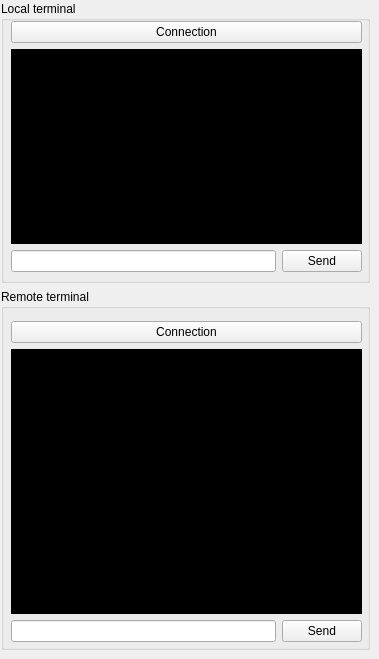
          <widget class="QWidget" name="tab_2">
           <attribute name="title">
            <string>Terminal</string>
           </attribute>
           <widget class="QGroupBox" name="groupBox_5">
            <property name="geometry">
             <rect>
              <x>1</x>
              <y>1</y>
              <width>369</width>
              <height>282</height>
             </rect>
            </property>
            <property name="title">
             <string>Local terminal</string>
            </property>
            <widget class="QWidget" name="layoutWidget_3">
             <property name="geometry">
              <rect>
               <x>10</x>
               <y>20</y>
               <width>351</width>
               <height>251</height>
              </rect>
             </property>
             <layout class="QVBoxLayout" name="verticalLayout_7">
              <item>
               <widget class="QPushButton" name="pushButton_22">
                <property name="text">
                 <string>Connection</string>
                </property>
               </widget>
              </item>
              <item>
               <widget class="QTextEdit" name="textEdit">
                <property name="styleSheet">
                 <string notr="true">background-color:rgb(0, 0, 0);
color:rgb(238, 238, 236);</string>
                </property>
               </widget>
              </item>
              <item>
               <layout class="QHBoxLayout" name="horizontalLayout_10">
                <item>
                 <widget class="QLineEdit" name="lineEdit_6"/>
                </item>
                <item>
                 <widget class="QPushButton" name="pushButton_19">
                  <property name="text">
                   <string>Send</string>
                  </property>
                 </widget>
                </item>
               </layout>
              </item>
             </layout>
            </widget>
           </widget>
           <widget class="QGroupBox" name="groupBox_7">
            <property name="geometry">
             <rect>
              <x>1</x>
              <y>289</y>
              <width>369</width>
              <height>361</height>
             </rect>
            </property>
            <property name="toolTip">
             <string extracomment="Need to configure password-free login. And set the connection comand in the settings"/>
            </property>
            <property name="title">
             <string>Remote terminal</string>
            </property>
            <widget class="QWidget" name="layoutWidget_4">
             <property name="geometry">
              <rect>
               <x>10</x>
               <y>32</y>
               <width>351</width>
               <height>321</height>
              </rect>
             </property>
             <layout class="QVBoxLayout" name="verticalLayout_6">
              <item>
               <layout class="QHBoxLayout" name="horizontalLayout_9">
                <item>
                 <widget class="QPushButton" name="pushButton_20">
                  <property name="toolTip">
                   <string extracomment="Neet"/>
                  </property>
                  <property name="text">
                   <string>Connection</string>
                  </property>
                 </widget>
                </item>
               </layout>
              </item>
              <item>
               <widget class="QTextEdit" name="textEdit_2">
                <property name="styleSheet">
                 <string notr="true">background-color:rgb(0, 0, 0);
color:rgb(238, 238, 236);</string>
                </property>
               </widget>
              </item>
              <item>
               <layout class="QHBoxLayout" name="horizontalLayout_8">
                <item>
                 <widget class="QLineEdit" name="lineEdit_8"/>
                </item>
                <item>
                 <widget class="QPushButton" name="pushButton_21">
                  <property name="text">
                   <string>Send</string>
                  </property>
                 </widget>
                </item>
               </layout>
              </item>
             </layout>
            </widget>
           </widget>
          </widget>
